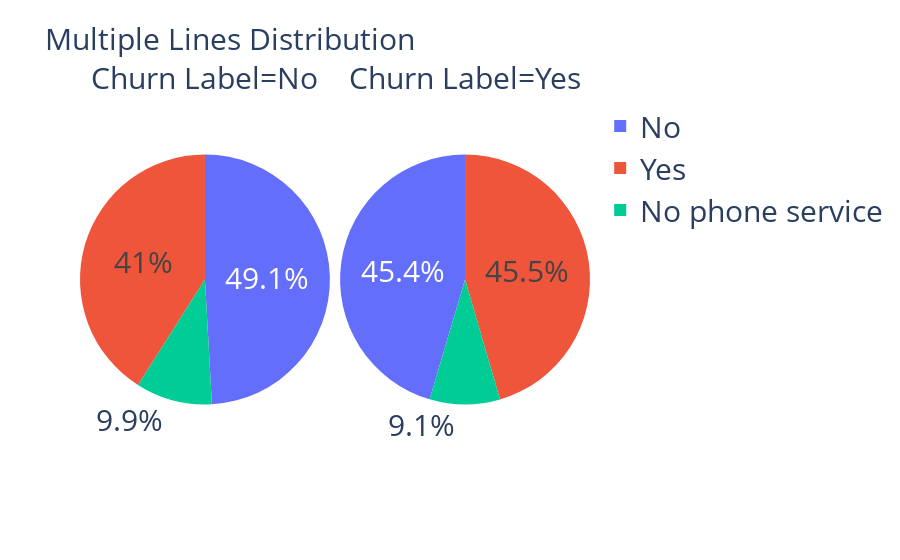

The notebook cell this image was saved under:
### Code cell
g_ml = df.groupby(['Multiple Lines','Churn Label'])['Churn Value'].count().reset_index()
fig1 = px.pie(g_ml, values = 'Churn Value', names = 'Multiple Lines', facet_col = 'Churn Label', title = 'Multiple Lines Distribution')
# Increasing text size for title, legend, and facet labels
fig1.update_layout(
    title_font=dict(size=30),
    legend_font=dict(size=30),
    font=dict(size=30)  # Adjust the value as per your preference
)
fig1.update_traces(textfont_size=30)
fig1.show()

### Figure 1 — Plotly figure (JSON) as saved in the notebook; plotly's stock layout.template omitted (floating-point values rounded to 4 significant figures)
{"data": [{"domain": {"x": [0, 0.49], "y": [0, 1]}, "hovertemplate": "Churn Label=No<br>Multiple Lines=%{label}<br>Churn Value=%{value}<extra></extra>", "labels": ["No", "No phone service", "Yes"], "legendgroup": "", "name": "", "showlegend": true, "textfont": {"size": 30}, "type": "pie", "values": [2541, 512, 2121]}, {"domain": {"x": [0.51, 1], "y": [0, 1]}, "hovertemplate": "Churn Label=Yes<br>Multiple Lines=%{label}<br>Churn Value=%{value}<extra></extra>", "labels": ["No", "No phone service", "Yes"], "legendgroup": "", "name": "", "showlegend": true, "textfont": {"size": 30}, "type": "pie", "values": [849, 170, 850]}], "layout": {"annotations": [{"font": {}, "showarrow": false, "text": "Churn Label=No", "x": 0.245, "xanchor": "center", "xref": "paper", "y": 1, "yanchor": "bottom", "yref": "paper"}, {"font": {}, "showarrow": false, "text": "Churn Label=Yes", "x": 0.755, "xanchor": "center", "xref": "paper", "y": 1, "yanchor": "bottom", "yref": "paper"}], "font": {"size": 30}, "legend": {"font": {"size": 30}, "tracegroupgap": 0}, "title": {"font": {"size": 30}, "text": "Multiple Lines Distribution"}}}
